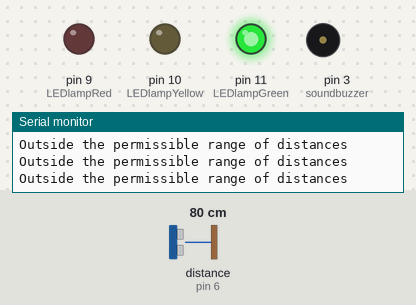
A sketch run on a simulated Arduino Uno, built with avr-gcc and run on an emulated ATmega328P. Parts: output pins drawn as LEDs (lit = HIGH), buzzer (waves = sounding), the last lines printed to the serial monitor. Wiring (inferred from the names in the program): ultrasonic range finder: trigger pin 7; echo pin 6. The test bench sets the inputs (shaded band); at power-on: distance to the obstacle (sensor on pin 6) 80 cm. The echo pulse lasts 58.3 µs per cm; pins used as bus, display or sensor lines are not drawn.

Above: at 1.2 s.
1.3 s: distance to the obstacle (sensor on pin 6) set to 54 cm
4.3 s: distance to the obstacle (sensor on pin 6) set to 48 cm
At 5.6 s:
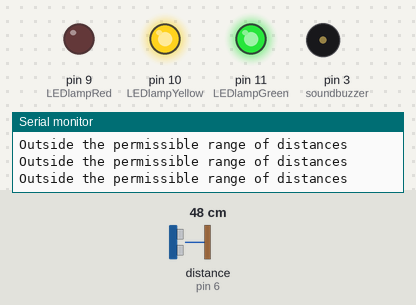
6.0 s: distance to the obstacle (sensor on pin 6) set to 4 cm
At 7.2 s:
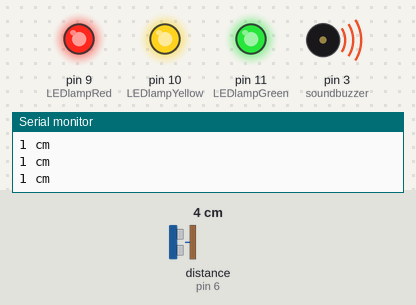
7.5 s: distance to the obstacle (sensor on pin 6) set to 11 cm
9.0 s: distance to the obstacle (sensor on pin 6) set to 14 cm
At 10.0 s:
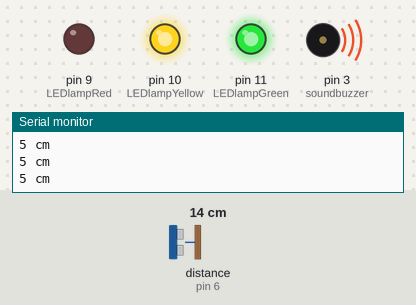
10.6 s: distance to the obstacle (sensor on pin 6) set to 9 cm
At 11.4 s:
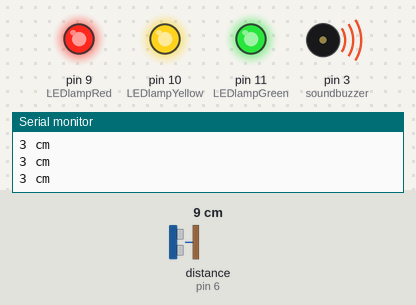
Timing chart, 0 to 13.1 s (numbered marks = the images above; inputs shaded):
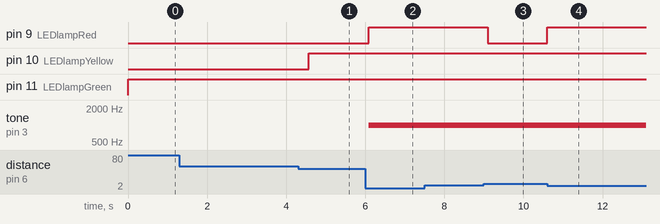

Measured:
- the behaviour switches between 51 and 50 cm on distance to the obstacle (sensor on pin 6) (found by bisection; images 0 and 1)
- the behaviour switches between 12 and 13 cm on distance to the obstacle (sensor on pin 6) (found by bisection; images 2 and 3)
- after the input at 4.3 s, pin 10 (LEDlampYellow): LOW → HIGH after 0.27 s
- after the input at 6.0 s, pin 9 (LEDlampRed): LOW → HIGH after 0.09 s; tone on pin 3 (soundbuzzer): silent → 1000 Hz after 0.09 s
- after the input at 9.0 s, pin 9 (LEDlampRed): HIGH → LOW after 0.10 s
- after the input at 10.6 s, pin 9 (LEDlampRed): LOW → HIGH at once

The sketch:

Ultrasonic_Sensor_Alarm.ino
```cpp
// (licence header left out)
//This program detects when an object is close to an ultrasonic sensor.
//It buzzes when an object is very close, and lights the LEDs in different ways depending on the distance.
//This program is used in the following video: https://youtu.be/9YJtSkO6SYA
//Comments and code shared by esTech (https://youtube.com/@estech321)
//and on the website https://estech321.github.io

#define trigPin 7
#define echoPin 6
#define LEDlampRed 9
#define LEDlampYellow 10
#define LEDlampGreen 11
#define soundbuzzer 3
int sound = 500;
void setup() {
Serial.begin (9600);
pinMode(trigPin, OUTPUT);
pinMode(echoPin, INPUT);
pinMode(LEDlampRed, OUTPUT);
pinMode(LEDlampYellow, OUTPUT);
pinMode(LEDlampGreen, OUTPUT);
pinMode(soundbuzzer, OUTPUT);
}

void loop() {
long durationindigit, distanceincm;
digitalWrite(trigPin, LOW);
delayMicroseconds(2);
digitalWrite(trigPin, HIGH);
delayMicroseconds(10);
digitalWrite(trigPin, LOW);
durationindigit = pulseIn(echoPin, HIGH);
distanceincm = (durationindigit/5) / 29.1;

if (distanceincm < 50) {
digitalWrite(LEDlampGreen, HIGH);
}

else {
digitalWrite(LEDlampGreen, LOW);
}

if (distanceincm < 20) {
digitalWrite(LEDlampYellow, HIGH);
}

else {

digitalWrite(LEDlampYellow,LOW);

}
if (distanceincm < 5) {
digitalWrite(LEDlampRed, HIGH);
sound = 1000;
}
else {
digitalWrite(LEDlampRed,LOW);
}

if (distanceincm > 5 || distanceincm <= 0){
Serial.println("Outside the permissible range of distances");
noTone(soundbuzzer);
}

else {
Serial.print(distanceincm);
Serial.println(" cm");
tone(soundbuzzer, sound);
}

delay(300);
}
```
